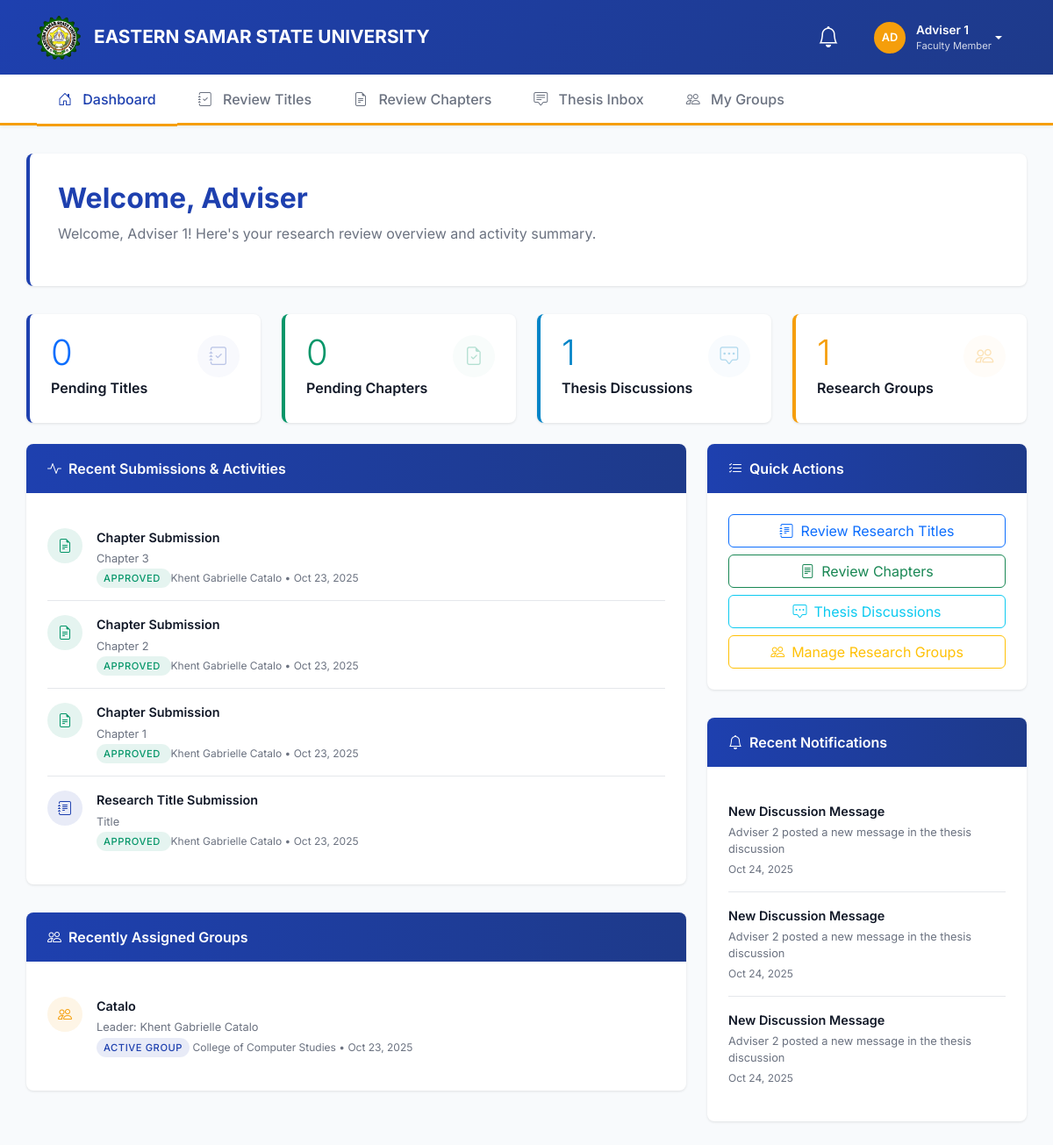
Screenshot of /panel/dashboard.php (signed in) with the database file from the repository.
### tables this page shows
CREATE TABLE `submissions` (
  `submission_id` int(11) NOT NULL,
  `group_id` int(11) NOT NULL,
  `submission_type` enum('title','chapter') NOT NULL,
  `title` varchar(200) NOT NULL,
  `description` text DEFAULT NULL,
  `chapter_number` int(11) DEFAULT NULL,
  `document_path` varchar(255) DEFAULT NULL,
  `status` enum('pending','approved','rejected') DEFAULT 'pending',
  `submission_date` timestamp NOT NULL DEFAULT current_timestamp(),
  `created_at` timestamp NOT NULL DEFAULT current_timestamp(),
  `approval_date` datetime DEFAULT NULL,
  `revision_number` int(11) DEFAULT 1,
  `parent_submission_id` int(11) DEFAULT NULL,
  `required_approvals` int(11) DEFAULT 3
);

CREATE TABLE `research_groups` (
  `group_id` int(11) NOT NULL,
  `group_name` varchar(80) NOT NULL,
  `lead_student_id` int(11) DEFAULT NULL,
  `adviser_id` int(11) DEFAULT NULL,
  `college` varchar(80) NOT NULL,
  `program` varchar(50) NOT NULL,
  `year_level` varchar(15) NOT NULL,
  `created_at` timestamp NOT NULL DEFAULT current_timestamp()
);

CREATE TABLE `notifications` (
  `notification_id` int(11) NOT NULL,
  `user_id` int(11) NOT NULL,
  `title` varchar(80) NOT NULL,
  `message` text NOT NULL,
  `type` varchar(30) NOT NULL,
  `context_type` enum('submission','discussion','group','system') DEFAULT NULL,
  `context_id` int(11) DEFAULT NULL,
  `is_read` tinyint(1) DEFAULT 0,
  `created_at` timestamp NOT NULL DEFAULT current_timestamp()
);

### panel/dashboard.php (the view, shortened to what the rows shown need)
<?php
include_once '../includes/functions.php';
$user_id = $_SESSION['user_id'];
$user_role = $_SESSION['role'];
$stmt = $conn->prepare("
    SELECT
        COUNT(CASE WHEN type = 'title' THEN 1 END) as titles,
        COUNT(CASE WHEN type = 'chapter' THEN 1 END) as chapters,
        COUNT(CASE WHEN type = 'discussion' THEN 1 END) as discussions
    FROM notifications
    WHERE user_id = ? AND is_read = 0
");
$stmt->execute([$user_id]);
$first_name = explode(' ', $_SESSION['full_name'])[0];
$dashboard_title = "Welcome, " . htmlspecialchars($first_name);
if ($user_role === 'adviser') {
    $stmt = $conn->prepare("
        SELECT COUNT(*) as count
        FROM submissions s
        JOIN research_groups rg ON s.group_id = rg.group_id
        WHERE rg.adviser_id = ? AND s.status = 'pending'
    ");
    $stmt->execute([$user_id]);
}
if ($user_role === 'adviser') {
    $stmt = $conn->prepare("
        SELECT COUNT(*) as count
        FROM submissions s
        JOIN research_groups rg ON s.group_id = rg.group_id
        WHERE rg.adviser_id = ? AND s.submission_type = 'title' AND s.status = 'pending'
    ");
    $stmt->execute([$user_id]);
}
if ($user_role === 'adviser') {
    $stmt = $conn->prepare("
        SELECT COUNT(*) as count
        FROM submissions s
        JOIN research_groups rg ON s.group_id = rg.group_id
        WHERE rg.adviser_id = ? AND s.submission_type = 'chapter' AND s.status = 'pending'
    ");
    $stmt->execute([$user_id]);
}
if ($user_role === 'adviser') {
    $stmt = $conn->prepare("
        SELECT COUNT(DISTINCT td.discussion_id) as discussion_count
        FROM thesis_discussions td
        JOIN research_groups rg ON td.group_id = rg.group_id
        WHERE rg.adviser_id = ?
    ");
    $stmt->execute([$user_id]);
}
if ($user_role === 'adviser') {
    $stmt = $conn->prepare("SELECT COUNT(*) as count FROM research_groups WHERE adviser_id = ?");
    $stmt->execute([$user_id]);
}
if ($user_role === 'adviser') {
    $stmt = $conn->prepare("
        SELECT s.submission_type as type, s.title as item, s.created_at as date,
               CONCAT(u.first_name, ' ', u.last_name) as student_name, s.status
        FROM submissions s
        JOIN research_groups rg ON s.group_id = rg.group_id
        JOIN users u ON rg.lead_student_id = u.user_id
        WHERE rg.adviser_id = ?
        ORDER BY s.created_at DESC LIMIT 5
    ");
    $stmt->execute([$user_id]);
}
$recent_submissions = $stmt->fetchAll(PDO::FETCH_ASSOC);
$recent_groups = [];
if ($user_role === 'adviser') {
    $stmt = $conn->prepare("
        SELECT rg.*, CONCAT(u.first_name, ' ', u.last_name) as lead_student_name
        FROM research_groups rg
        JOIN users u ON rg.lead_student_id = u.user_id
        WHERE rg.adviser_id = ?
        ORDER BY rg.created_at DESC LIMIT 3
    ");
    $stmt->execute([$user_id]);
    $recent_groups = $stmt->fetchAll(PDO::FETCH_ASSOC);
}
$stmt = $conn->prepare("SELECT * FROM notifications WHERE user_id = ? ORDER BY created_at DESC LIMIT 5");
$stmt->execute([$user_id]);
$notifications = $stmt->fetchAll(PDO::FETCH_ASSOC);
?>
<!DOCTYPE html>
<html lang="en">
<head>
    <link href="https://cdn.jsdelivr.net/npm/bootstrap@5.3.0/dist/css/bootstrap.min.css" rel="stylesheet">
    <link rel="stylesheet" href="https://cdn.jsdelivr.net/npm/bootstrap-icons@1.11.0/font/bootstrap-icons.css">
</head>
<body>
    <div class="container main-content">
        <div class="page-header">
            <h1 class="page-title"><?php echo $dashboard_title; ?></h1>
        </div>
        <div class="row g-4">
            <div class="col-lg-8">
                <div class="dashboard-section">
                    <div class="section-body">
                        <?php if (count($recent_submissions) > 0): ?>
                            <?php foreach ($recent_submissions as $submission): ?>
                                <div class="activity-item">
                                    <div class="activity-icon <?php echo $submission['type'] == 'title' ? 'research' : 'chapter'; ?>">
                                        <i class="bi bi-<?php echo $submission['type'] == 'title' ? 'journal-text' : 'file-earmark-text'; ?>"></i>
                                    </div>
                                    <div class="activity-content">
                                        <div class="activity-title">
                                            <?php echo $submission['type'] == 'title' ? 'Research Title' : 'Chapter'; ?> Submission
                                        </div>
                                        <div class="activity-description">
                                            <?php echo htmlspecialchars($submission['item']); ?>
                                        </div>
                                        <div class="activity-meta">
                                            <span class="academic-badge <?php echo $submission['status'] == 'approved' ? 'success' : ($submission['status'] == 'rejected' ? 'danger' : 'warning'); ?>">
                                                <?php echo ucfirst($submission['status']); ?>
                                            </span>
                                            <?php echo htmlspecialchars($submission['student_name']); ?> •
                                            <?php echo date('M d, Y', strtotime($submission['date'])); ?>
                                        </div>
                                    </div>
                                </div>
                            <?php endforeach; ?>
                        <?php endif; ?>
                    </div>
                </div>
                <?php if ($user_role === 'adviser' && count($recent_groups) > 0): ?>
                <div class="dashboard-section">
                    <div class="section-body">
                        <?php foreach ($recent_groups as $group): ?>
                            <div class="activity-item">
                                <div class="activity-icon" style="background: rgba(245, 158, 11, 0.1); color: var(--university-gold);">
                                    <i class="bi bi-people"></i>
                                </div>
                                <div class="activity-content">
                                    <div class="activity-title"><?php echo htmlspecialchars($group['group_name']); ?></div>
                                    <div class="activity-description">
                                        Leader: <?php echo htmlspecialchars($group['lead_student_name']); ?>
                                    </div>
                                    <div class="activity-meta">
                                        <span class="academic-badge primary">Active Group</span>
                                        <?php echo htmlspecialchars($group['college']); ?> •
                                        <?php echo date('M d, Y', strtotime($group['created_at'])); ?>
                                    </div>
                                </div>
                            </div>
                        <?php endforeach; ?>
                    </div>
                </div>
                <?php endif; ?>
            </div>
            <div class="col-lg-4">
                <?php if (count($notifications) > 0): ?>
                <div class="dashboard-section mt-4">
                    <div class="section-body">
                        <?php foreach (array_slice($notifications, 0, 3) as $notification): ?>
                            <div class="activity-item">
                                <div class="activity-content">
                                    <div class="activity-title"><?php echo htmlspecialchars($notification['title']); ?></div>
                                    <div class="activity-description"><?php echo htmlspecialchars($notification['message']); ?></div>
                                    <div class="activity-meta">
                                        <?php echo date('M d, Y', strtotime($notification['created_at'])); ?>
                                    </div>
                                </div>
                            </div>
                        <?php endforeach; ?>
                    </div>
                </div>
                <?php endif; ?>
            </div>
        </div>
    </div>
</body>
</html>

### rows the page displays
submissions: submission_type "Chapter", title "Chapter 3", status "APPROVED", student_name "Khent Gabrielle Catalo", created_at "Oct 23, 2025"
submissions: submission_type "Chapter", title "Chapter 2", status "APPROVED", student_name "Khent Gabrielle Catalo", created_at "Oct 23, 2025"
submissions: submission_type "Chapter", title "Chapter 1", status "APPROVED", student_name "Khent Gabrielle Catalo", created_at "Oct 23, 2025"
submissions: submission_type "Research Title", title "Title", status "APPROVED", student_name "Khent Gabrielle Catalo", created_at "Oct 23, 2025"
research_groups: group_name "Catalo", lead_student_name "Khent Gabrielle Catalo", college "College of Computer Studies", created_at "Oct 23, 2025"
notifications: title "New Discussion Message", message "Adviser 2 posted a new message in the thesis discussion", created_at "Oct 24, 2025"
notifications: title "New Discussion Message", message "Adviser 2 posted a new message in the thesis discussion", created_at "Oct 24, 2025"
notifications: title "New Discussion Message", message "Adviser 2 posted a new message in the thesis discussion", created_at "Oct 24, 2025"

### other values shown
substr($_SESSION['full_name'], 0, 2) "AD"
$_SESSION['full_name'] "Adviser 1"
$dashboard_title "Welcome, Adviser"
$pending_titles_count "0"
$pending_chapters_count "0"
$thesis_discussions_count "1"
$research_groups_count "1"
